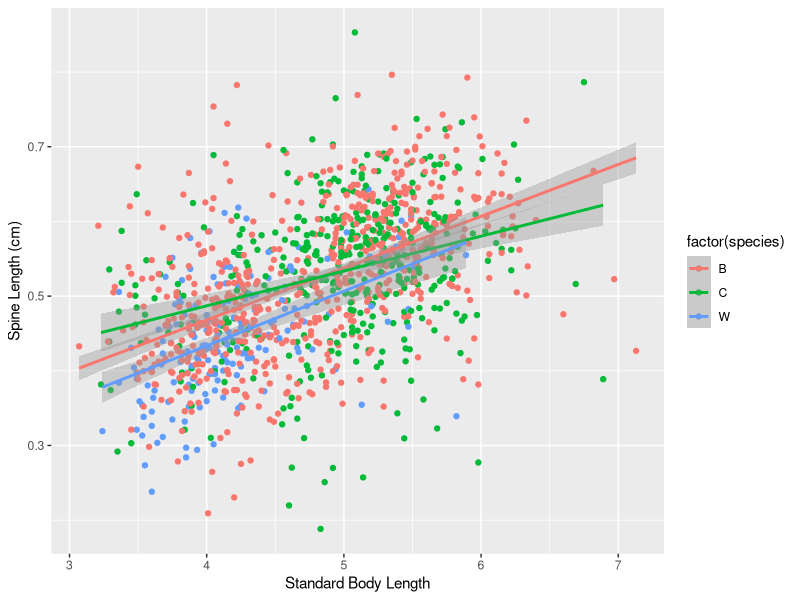
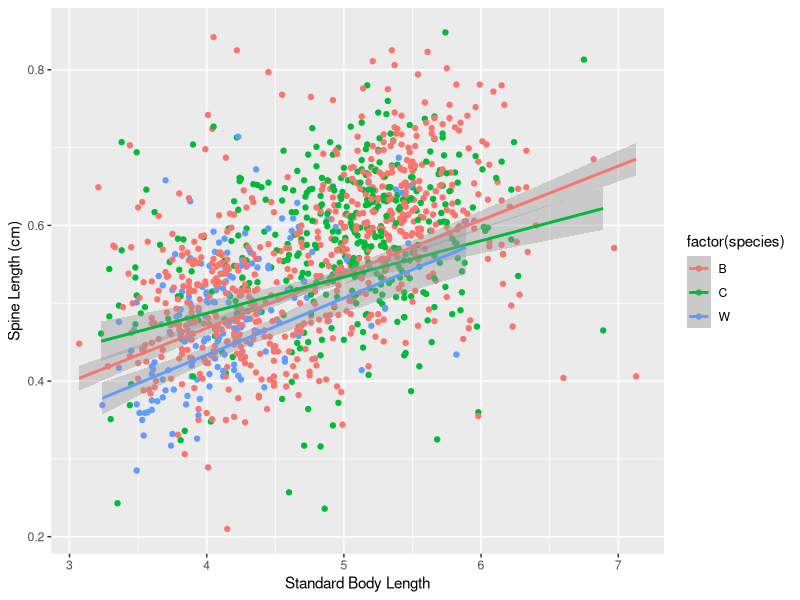
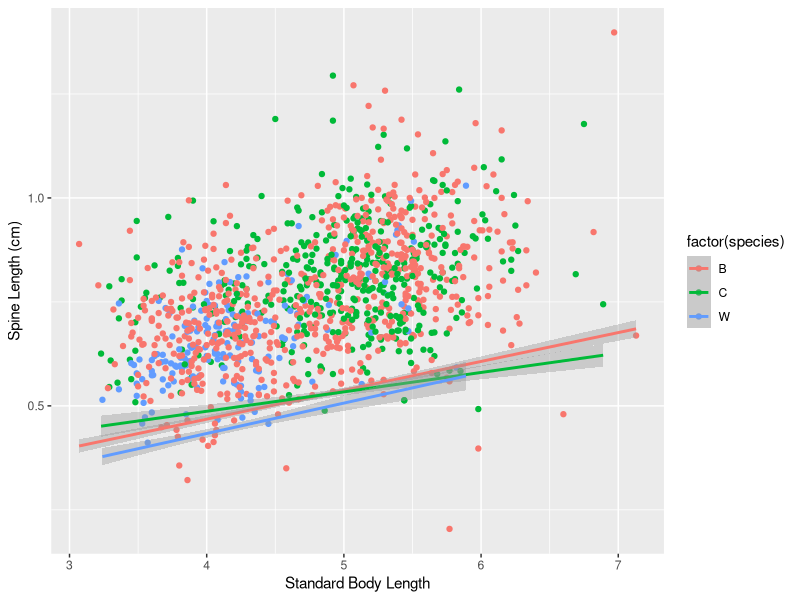
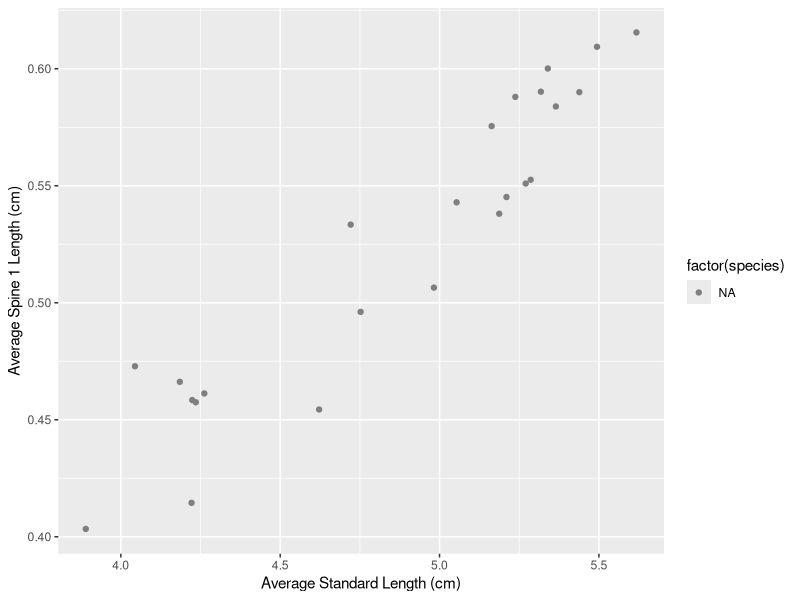
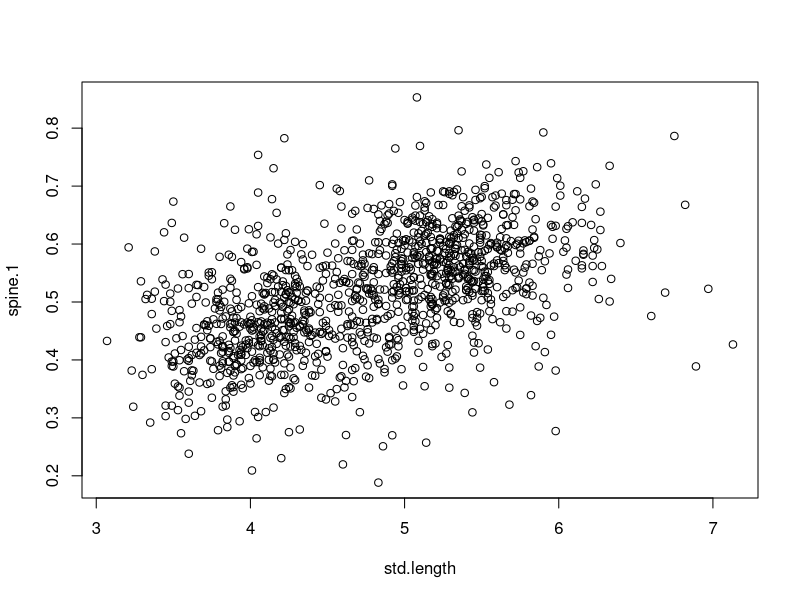
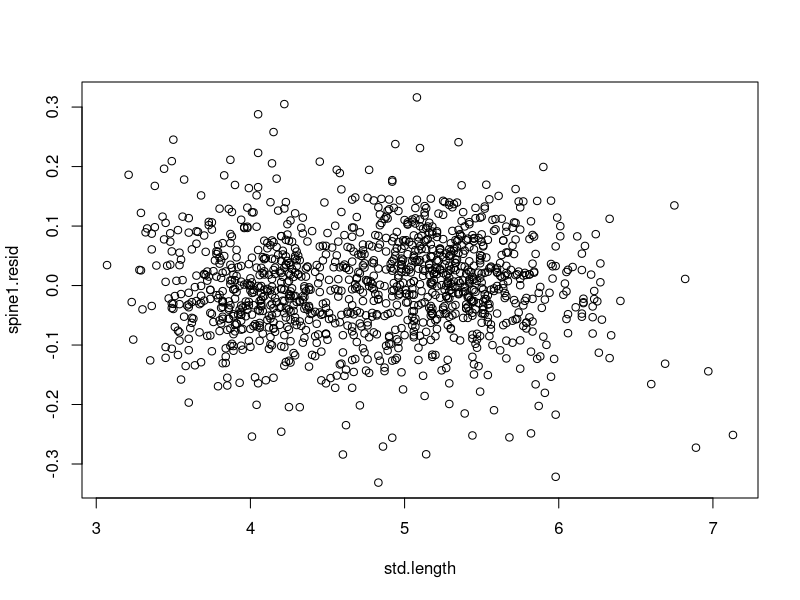
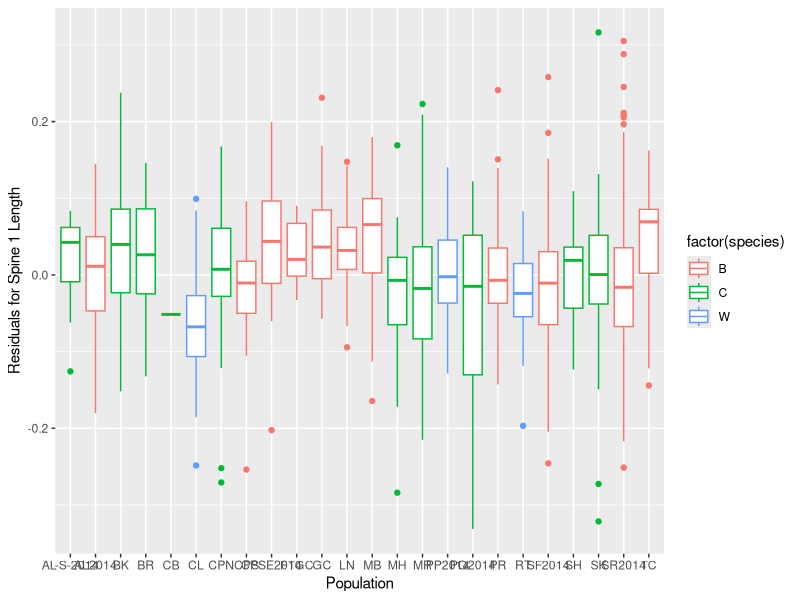
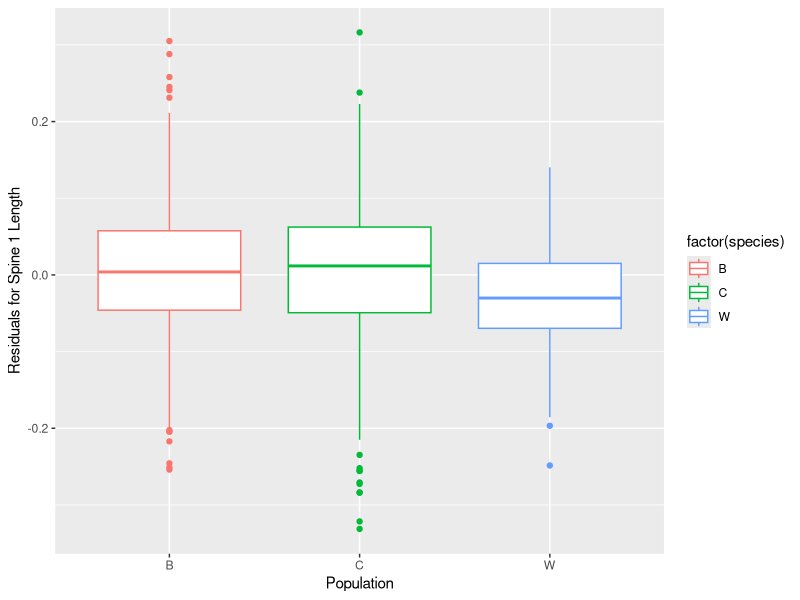

Recreate these plots in R, in order.
###White Stickleback Spine Length Analysis###

##Mixed model analysis for significant difference in spine length, control for body size

setwd("/Users/Hannah/Documents/Schluter Lab Work")


library("nlme")
library("car")

spines.df<-read.csv("EastCoastMorphometrics2015.csv")
spines.df<-as.data.frame(spines.df)
View(spines.df)
spine.length.1<-as.numeric(spines.df$spine.1)
spine.length.2<-as.numeric(spines.df$spine.2)
spine.length.pelvic<-as.numeric(spines.df$spine.pelvic)
standard.length<-as.numeric(spines.df$std.length)
species<-as.character(spines.df$species)
population<-as.character(spines.df$population)

# this is effectively a "paired" t-test (where populations are the "subjects"),  controlling for standard length. Population is a random effect. 
first.spine<-lme(spine.length.1 ~ standard.length * species, random= ~1|population, na.action=na.omit) 
summary(first.spine) 

# type I anova
anova(first.spine) 



#mixed model spine 2
second.spine<-lme(spine.length.2 ~ standard.length * species, random= ~1|population, na.action=na.omit) 
summary(second.spine) 

# type I anova
anova(second.spine) 



#mixed model pelvic spine 
pelvic.spine<-lme(spine.length.pelvic ~ standard.length * species, random= ~1|population, na.action=na.omit) 
summary(pelvic.spine) 

# type I anova
anova(pelvic.spine) 




##Visuals
library(ggplot2)


#First Spine
Spine<-ggplot(spines.df, aes(standard.length, spines.df$spine.1, colour=factor(species)), na.rm=T) + xlab("Standard Body Length") + ylab("Spine Length (cm)")
Spine + geom_point(na.rm=T) + stat_smooth(method=lm, na.rm=T)            

#second Spine
Spine + geom_point(aes(standard.length, spines.df$spine.2), na.rm=T) + stat_smooth(method=lm, na.rm=T)               

#pelvic Spine 
Spine+ geom_point(aes(standard.length, spines.df$spine.pelvic), na.rm=T) + stat_smooth(method=lm, na.rm=T)



#dplyr
library("dplyr")

head(spines.df)

# mean spine.1 and std.length for each population
df.spine1<-spines.df[complete.cases(spines.df[,"spine.1"]),] #first, create data frame with NAs removed for spine 

mean.spine.1<- df.spine1 %>% 
  group_by(population) %>%
  summarise(mean.sp.1=mean(spine.1), std.length=mean(std.length), species=mean(species))
qplot(std.length, mean.sp.1, data=mean.spine.1, colour=factor(species)) + xlab("Average Standard Length (cm)") + ylab("Average Spine 1 Length (cm)")
#this shows species as numbers (not sure how to change or if possible) 1=Both 2=Common 3=White. Colours are same as other figures


#control for standard length with residuals 
spine1.mod <- lm(spine.1~std.length, data=df.spine1)
df.spine1$spine1.resid <- residuals(spine1.mod)


with(df.spine1, plot(std.length, spine.1)) #example residual plots
with(df.spine1, plot(std.length, spine1.resid))

#Boxplot spine 1 length residuals 
BSR<-ggplot(df.spine1, aes(population, spine1.resid, colour=factor(species))) + xlab("Population") + ylab("Residuals for Spine 1 Length")
BSR + geom_boxplot() #By Population
BSR + geom_boxplot(aes(species, spine1.resid)) #By Species



#AGAIN WITH SPINE 2...
# mean spine.2 and std.length for each population

df.spine2<-spines.df[complete.cases(spines.df[,"spine.2"]),] #first, create data frame with NAs removed for spine 

mean.spine.2<- df.spine2 %>% 
  group_by(population) %>%
  summarise(mean.sp.2=mean(spine.2), std.length=mean(std.length), species=mean(species))

qplot(std.length, mean.sp.2, data=mean.spine.2, colour=factor(species)) + xlab("Average Standard Length (cm)") + ylab("Average Spine 2 Length (cm)")

# control for std.length
spine2.mod <- lm(spine.2~std.length, data=df.spine2)
df.spine2$spine2.resid <- residuals(spine2.mod)


#Boxplot spine 2 length residuals 
BSR2<-ggplot(df.spine2, aes(population, spine2.resid, colour=factor(species))) + xlab("Population") + ylab("Residuals for Spine 2 Length")
BSR2 + geom_boxplot() #By Population
BSR2 + geom_boxplot(aes(species, spine2.resid)) #By Species



#AGAIN WITH PELVIC SPINE...
#mean spine.pelvic and std.length for each population

df.spine.pelvic<-spines.df[complete.cases(spines.df[,"spine.pelvic"]),] #first, create data frame with NAs removed for spine 

mean.spine.pelvic<- df.spine.pelvic %>% 
  group_by(population) %>%
  summarise(mean.sp.plv=mean(spine.pelvic), std.length=mean(std.length), species=mean(species))

qplot(std.length, mean.sp.plv, data=mean.spine.pelvic, colour=factor(species)) + xlab("Average Standard Length (cm)") + ylab("Average Pelvic Spine Length (cm)")

# control for std.length
spine.plv.mod <- lm(spine.pelvic~std.length, data=df.spine.pelvic)
df.spine.pelvic$spine.plv.resid <- residuals(spine.plv.mod)


#Boxplot pelvic spine length residuals 
BSRP<-ggplot(df.spine.pelvic, aes(population, spine.plv.resid, colour=factor(species))) + xlab("Population") + ylab("Residuals for Pelvic Spine Length")
BSRP + geom_boxplot() #By Population
BSRP + geom_boxplot(aes(species, spine.plv.resid)) #By Species
